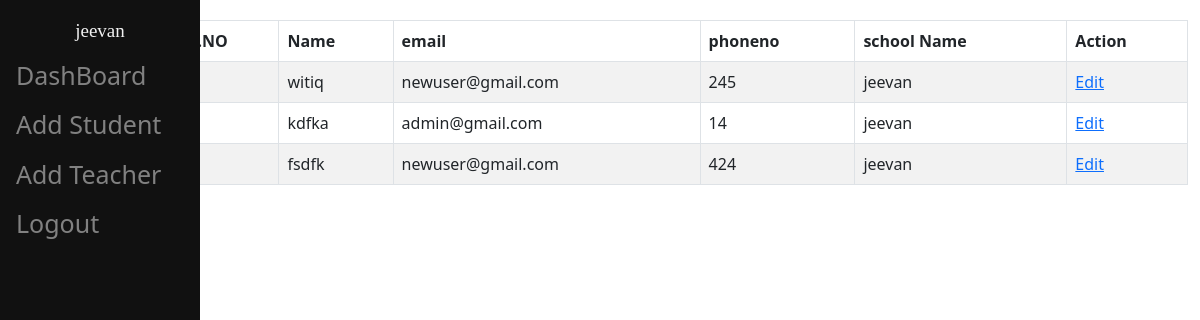
Screenshot of /school/allstudent (signed in) with the database file from the repository.
### Auth/models.py (models this page shows)
class User(AbstractUser):
    name=models.CharField(max_length=60)
    types=models.CharField(max_length=50,choices=ROLES,default="admin")
    def __str__(self):
        return self.username

### school/models.py (models this page shows, shortened)
class SchoolStudentsModel(models.Model):
    schoolProf=models.ForeignKey('school.SchoolProfileModel',on_delete=models.SET_NULL,null=True,blank=True,related_name="studentSchools")
    studentProf=models.ForeignKey('student.StudentProfileModel',on_delete=models.SET_NULL,related_name="studentsSS",null=True,blank=True)
    studentName=models.CharField(max_length=60)
    email=models.EmailField()
    phoneNo=models.BigIntegerField(null=True,blank=True)
    publish = models.DateTimeField(default=timezone.now)
    created = models.DateTimeField(auto_now_add=True)
    updated = models.DateTimeField(auto_now=True)
    status = models.CharField(max_length=10, choices=STATUS_CHOICES, default='draft')

class SchoolProfileModel(models.Model):
    name=models.CharField(max_length=100)
    slug=models.SlugField(max_length=100,blank=True)
    address = models.TextField(null=True, blank=True)
    author = models.ForeignKey('Auth.User', on_delete=models.SET_NULL, related_name='authorSProfile', null=True, blank=True)
    authAdmin = models.OneToOneField('Auth.User',on_delete=models.CASCADE, related_name='authAdminSPM', null=True, blank=True)
    udiseCode=models.CharField(null=True,blank=True,unique=True,max_length=70)
    district=models.CharField(null=True,blank=True,max_length=100)
    block=models.CharField(null=True,blank=True,max_length=100)
    village=models.CharField(null=True,blank=True,max_length=100)
    schoolLogo=models.ImageField(upload_to="schoolLogo",null=True,blank=True)
    pinCode=models.IntegerField(null=True,blank=True)
    schoolCategory=models.CharField(null=True,blank=True,max_length=50)
    principalName=models.CharField(null=True,blank=True,max_length=50)
    principalMobile=models.BigIntegerField(null=True,blank=True)
    principalEmail=models.EmailField(null=True,blank=True,max_length=50)
    spocName=models.CharField(null=True,blank=True,max_length=50)
    spocMobile=models.BigIntegerField(null=True,blank=True)
    spocEmail=models.EmailField(null=True,blank=True,max_length=50)
    publish = models.DateTimeField(default=timezone.now)
    created = models.DateTimeField(auto_now_add=True)
    updated = models.DateTimeField(auto_now=True)
    status = models.CharField(max_length=10, choices=STATUS_CHOICES, default='draft')
    def __str__(self):
        return self.name

### school/views.py (the view)
# urls.py: path('allstudent',views.AllstudentView,name="Allstudentlist"),
def AllstudentView(request):
    schoolStudnet=SchoolStudentsModel.objects.filter(schoolProf__author=request.user).order_by('-id')
    context={
        'schoolStudent':schoolStudnet
    }
    return render(request,'base/allstudent.html',context)

### school/templates/base/allstudent.html
{% extends 'base/schoolBase.html' %}
{% block content %}
    <table class="table table-bordered table-striped">
        <thead>
          <tr>
            <th scope="col">S.NO</th>
            <th scope="col">Name</th>
            <th scope="col">email</th>
            <th scope="col">phoneno</th>
            <th scope="col">school Name</th>
            <th scope="col">Action</th>
          </tr>
        </thead>
        <tbody>
            {% for stuSchool in schoolStudent %}
          <tr>
            <th scope="row">{{forloop.counter}}</th>
            <td>{{stuSchool.studentName}}</td>
            <td>{{stuSchool.email}}</td>
            <td>{{stuSchool.phoneNo}}</td>
            <td>{{stuSchool.schoolProf}}</td>
            <td><a href="{% url 'school:editstudentprofile' stuSchool.id %} ">Edit</a></td>
          </tr>
          {% endfor %}
        </tbody>
      </table>
{% endblock %}

### school/templates/base/schoolBase.html (shortened to what this page needs)
{% load static %}
<!DOCTYPE html>
<html lang="en">
<head>
    <link rel="stylesheet" href="{% static 'css/style.css' %}">
    <link href="https://cdn.datatables.net/v/dt/dt-2.0.7/datatables.min.css" rel="stylesheet">
    <link href="https://cdn.jsdelivr.net/npm/bootstrap@5.0.2/dist/css/bootstrap.min.css" rel="stylesheet">
</head>
<body>
    {% if request.user.types == "school" %}
    <div class="main">
    <header class="NavContainer">
        <div class="container">
            <div class="row">
                <div class="col-12 ">
                    <div class="sidenav">
                            <div class="head_info">
                                <div class="SchoolInfo">
                                <h5>{{request.user}}</h5>
                                </div>
                            </div>
                        <nav >
                            <ul class="nav">
                                <li class="nav-item">
                                    <a href="{% url 'school:Dashboard' %}" class="nav-link">DashBoard</a>
                                </li>
                                <li class="nav-item">
                                    <a href="{% url 'school:SchoolStudent' %}" class="nav-link">Add Student</a>
                                </li>
                                <li class="nav-item">
                                    <a href="{% url 'school:addteacher' %}" class="nav-link">Add Teacher</a>
                                </li>
                                <li class="nav-item">
                                    <a href="{% url 'Auth:Logout' %}" class="nav-link">Logout</a>
                                </li>
                            </ul>
                        </nav>
                    </div>
                </div>
            </div>
        </div>
    </header>
    <section class="MainContainer">
        <div class="container">
            <div class="row ">
                <div class="col-12">
                    {% block content  %}
                    {% endblock %}
                </div>
            </div>
        </div>
    </section>
    </div>
 <footer>
    <h2>Footer</h2>
 </footer>
 {% endif %}
</body>
</html>

### school/static/css/style.css (style rules this page uses)
.NavContainer .sidenav { height:100%; width: 200px; position: fixed; z-index:1; top:0; left:0; background-color:#111; overflow-x:hidden; padding-top:20px; }
.sidenav .head_info .SchoolInfo { display: flex; justify-content: center; align-items: center; gap: 12px; }
.sidenav .head_info .SchoolInfo h5 { color: #f1f1f1; font-size: 19px; font-family: Cambria, Cochin, Georgia, Times, 'Times New Roman', serif; }
.sidenav a { padding:6px 8px 6px 16px; text-decoration: none; font-size:25px; color: #818181; display:block; }
.main { display: flex; justify-content:space-around; gap: 30px; margin:20px 0px; width: 100%; }
.NavContainer { width: 12%; }
.MainContainer { width: 90%; }

### rows the page displays
SchoolStudentsModel: studentName "witiq", email "newuser@gmail.com", phoneNo "245", schoolProf "jeevan"
SchoolStudentsModel: studentName "kdfka", email "admin@gmail.com", phoneNo "14", schoolProf "jeevan"
SchoolStudentsModel: studentName "fsdfk", email "newuser@gmail.com", phoneNo "424", schoolProf "jeevan"

### other values shown
{{ request.user }} "jeevan"
